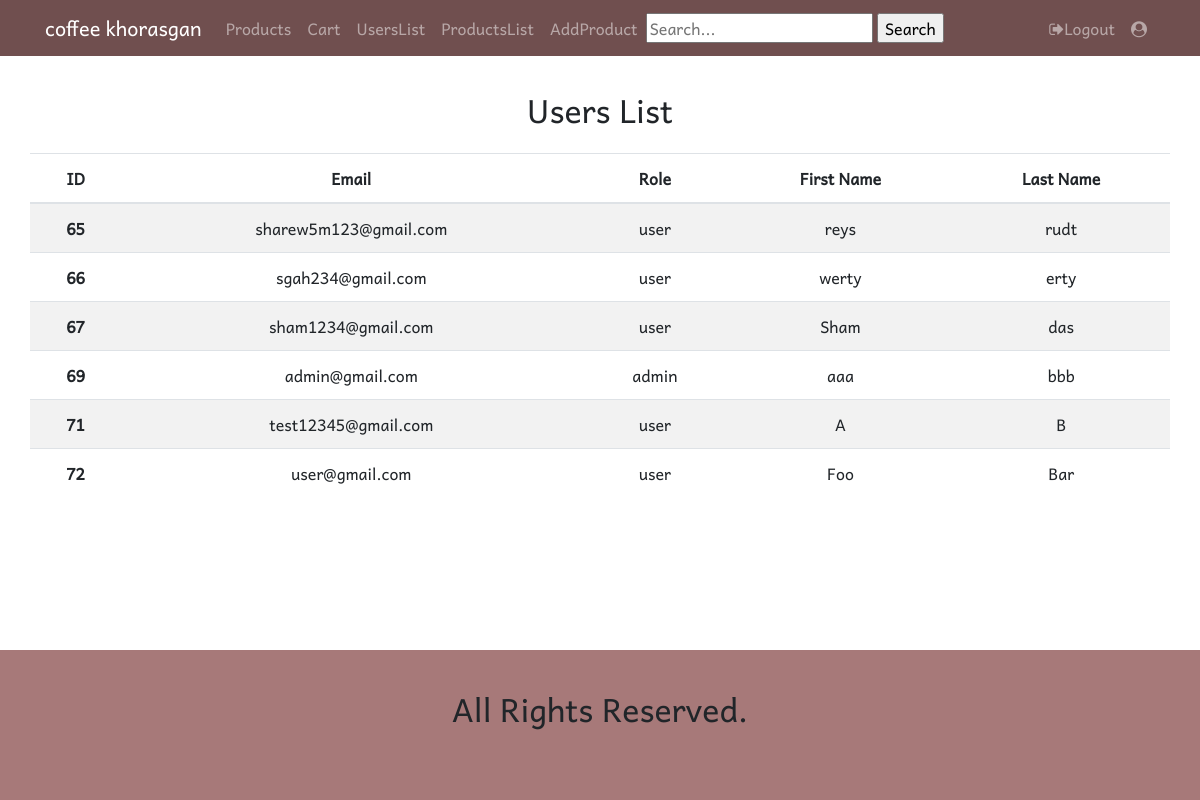
Screenshot of /users.php (signed in) with the database file from the repository.
### tables this page shows
CREATE TABLE `users` (
  `id` int(11) NOT NULL,
  `email_id` varchar(255) NOT NULL,
  `role` varchar(7) NOT NULL,
  `first_name` varchar(20) NOT NULL,
  `last_name` varchar(20) DEFAULT NULL,
  `phone` int(10) NOT NULL,
  `registration_time` timestamp NOT NULL DEFAULT current_timestamp() ON UPDATE current_timestamp(),
  `password` varchar(255) NOT NULL
);

### users.php (the view, shortened to what this page needs)
<?php
require "utils/db.php";
$query = "SELECT * from users";
$result = mysqli_query($connection, $query);
?>
<?php require('./includes/header.php'); ?>
<div class="container" style="margin-top:75px;">
    <div class="row text-center">
        <div class="w-100 text-center m-3">
            <h2 class="text-center">Users List</h2>
        </div>
        <table class="table table-striped">
            <thead>
            <tr>
                <th scope="col">ID</th>
                <th scope="col">Email</th>
                <th scope="col">Role</th>
                <th scope="col">First Name</th>
                <th scope="col">Last Name</th>
            </tr>
            </thead>
            <tbody>
            <?php
            if ($result->num_rows > 0) {
                while ($row = $result->fetch_assoc()) {
                    ?>
                    <tr>
                        <th scope="row"><?php echo $row['id'] ?></th>
                        <td><?php echo $row['email_id'] ?></td>
                        <td><?php echo $row['role'] ?></td>
                        <td><?php echo $row['first_name'] ?></td>
                        <td><?php echo $row['last_name'] ?></td>
                    </tr>
                    <?php
                }
            } else {
                echo "No users found.";
            }
            ?>
            </tbody>
        </table>
    </div>
</div>
<?php require('./includes/footer.php'); ?>

### assets/css/style.css (style rules this page uses)
html { position: relative; min-height: 100%; }
body { overflow-x: hidden; max-width: 100%; margin: 0; margin-bottom: 150px; }
body, h1, h2, h3, h4, h5, h6 { font-family: 'Andika'; }
body { margin-bottom:200px }

### rows the page displays
users: id "65", email "sharew5m123@gmail.com", role "user", first_name "reys", last_name "rudt"
users: id "66", email "sgah234@gmail.com", role "user", first_name "werty", last_name "erty"
users: id "67", email "sham1234@gmail.com", role "user", first_name "Sham", last_name "das"
users: id "69", email "admin@gmail.com", role "admin", first_name "aaa", last_name "bbb"
users: id "71", email "test12345@gmail.com", role "user", first_name "A", last_name "B"
users: id "72", email "user@gmail.com", role "user", first_name "Foo", last_name "Bar"
